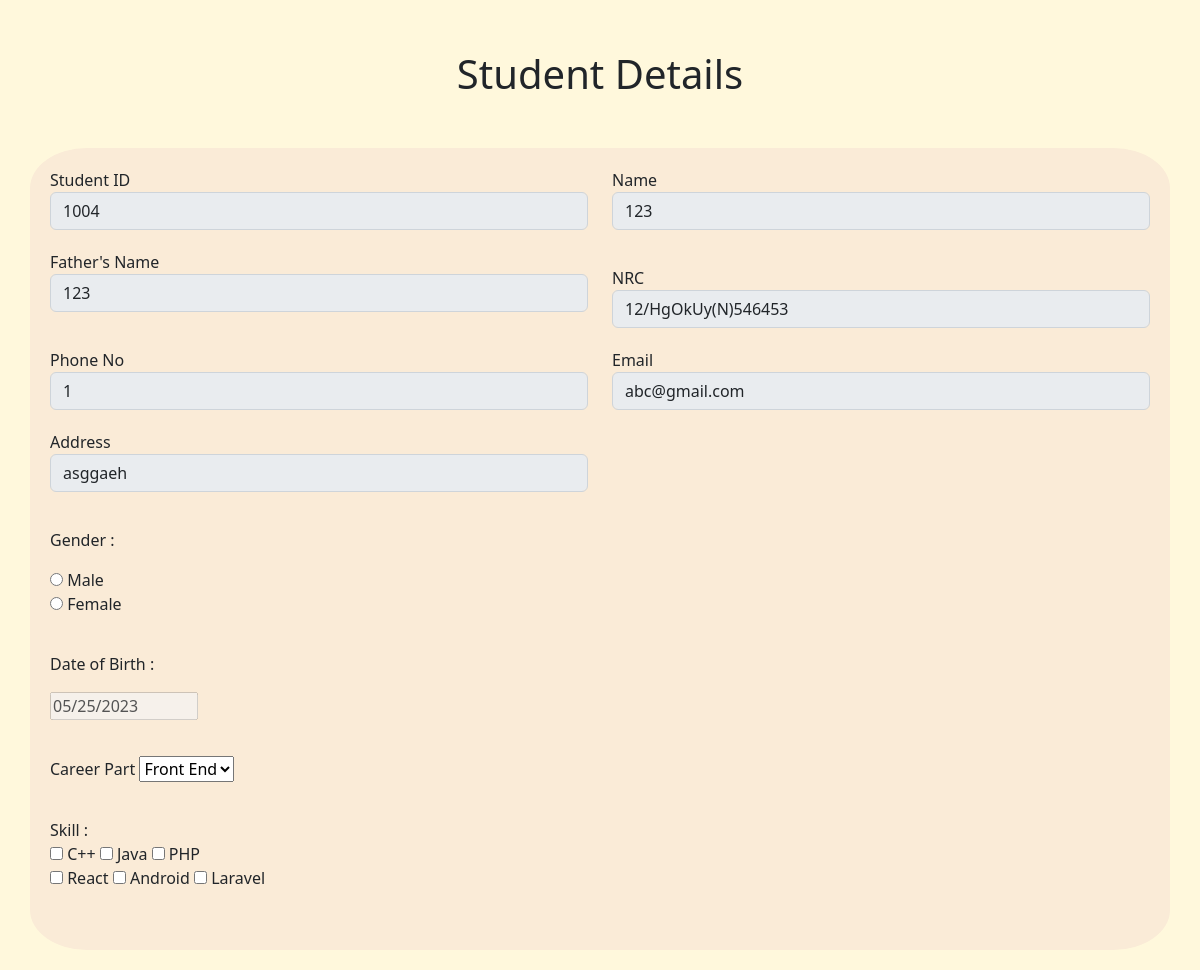
Screenshot of /detail.php?stu_id=1004 with the database file from the repository.
### tables this page shows
CREATE TABLE `students` (
  `id` int(11) NOT NULL,
  `student_id` int(11) NOT NULL,
  `name` varchar(50) NOT NULL,
  `father_name` varchar(50) NOT NULL,
  `nrc` varchar(50) NOT NULL,
  `phone_no` varchar(20) NOT NULL,
  `email` varchar(30) NOT NULL,
  `gender` varchar(11) NOT NULL,
  `dob` date NOT NULL,
  `address` varchar(100) NOT NULL,
  `career` varchar(11) NOT NULL,
  `skill` varchar(255) NOT NULL,
  `file` varchar(50) NOT NULL,
  `flag` int(11) NOT NULL,
  `created_at` date NOT NULL,
  `updated_at` date NOT NULL
);

### detail.php (the view, shortened to what this page needs)
<!DOCTYPE html>
<html lang="en">
<head>
    <link href="https://cdn.jsdelivr.net/npm/bootstrap@5.2.0-beta1/dist/css/bootstrap.min.css" rel="stylesheet">
    <link rel="stylesheet" href="style.css">
</head>
<body style="background-color: cornsilk;">
    <section style="margin-bottom: 20px;">
        <h1 style="text-align: center;margin: 50px 0;">Student Details</h1>
        <div class="container">
            <form action="add-data.php" method="post" enctype="multipart/form-data">
                <div class="row">
                <?php
                    require_once "conn.php";
                    if ($_GET) {
                        $stu_id =  $_GET['stu_id'];
                    }
                    $sql_query = "SELECT `student_id`, `name`, `father_name`, `nrc`, `phone_no`, `email`, `gender`, `dob`, `address`, `career`, `skill`, `file`
                                    FROM students WHERE `student_id`=$stu_id";
                    if ($result = $conn->query($sql_query)) {
                        while ($row = $result->fetch_assoc()) {
                            $stu_id = $row['student_id'];
                            $stu_name = $row['name'];
                            $email = $row['email'];
                            $f_name = $row['father_name'];
                            $nrc = $row['nrc'];
                            $phno = $row['gender'];
                            $dob = $row['dob'];
                            $address = $row['address'];
                        }
                    }
                    ?>
                    <div class="form-group col-lg-6">
                        <label for="">Student ID</label>
                        <?php
                        echo "<input type='text' name='stu_id' id='id' class='form-control' value=$stu_id disabled>";
                        ?>
                    </div>
                    <div class="form-group col-lg-6">
                        <label for="">Name</label>
                        <?php
                        echo "<input type='text' name='stu_name' id='stu_name' class='form-control' value=$stu_name disabled>";
                        ?>
                    </div>
                    <div class="form-group col-lg-6">
                        <label for="">Father's Name</label>
                        <?php
                        echo "<input type='text' name='f_name' id='f_name' class='form-control' value=$f_name disabled>";
                        ?>
                    </div>
                    <div class="form-group col-lg-6 mt-3">
                        <label for="">NRC</label>
                        <?php
                        echo "<input type='text' name='nrc' id='nrc' class='form-control' value=$nrc disabled>";
                        ?>
                    </div>
                    <div class="form-group col-lg-6">
                        <label for="">Phone No</label>
                        <?php
                        echo "<input type='text' name='phno' id='phno' class='form-control' value=$phno disabled>";
                        ?>
                    </div>
                    <div class="form-group col-lg-6">
                        <label for="">Email</label>
                        <?php
                        echo "<input type='text' name='email' id='email' class='form-control' value=$email disabled>";
                        ?>
                    </div>
                    <div class="form-group col-lg-6">
                        <label for="">Address</label>
                        <?php
                        echo "<input type='text' name='address' id='address' class='form-control' value=$address disabled>";
                        ?>
                    </div>
                    <div class="form-group col-lg-6"></div>
                    <div class="form-group col-lg-12 mt-3">
                        <p>Gender : </p>
                        <input type="radio" id="gender" name="gender" value=1>
                        <label for="gender">Male</label><br>
                        <input type="radio" id="gender" name="gender" value=2>
                        <label for="gender">Female</label><br>
                    </div>
                    <div class="form-group col-lg-12 mt-3">
                        <p>Date of Birth : </p>
                        <?php
                        echo "<input type='date' id='date' name='dob' value=$dob disabled>";
                        ?>
                    </div>
                    <div class="form-group col-lg-6 mt-3">
                    <label for="career">Career Part</label>
                    <select name="career" id="career">
                        <option value=1>Front End</option>
                    </select>
                    </div><div class="form-group col-lg-6"></div>
                    <div class="form-group col-lg-12 mt-3">
                        <label for="fileselect">Skill : </label>
                        <br>
                        <input type="checkbox" id="cpp" name="skills[]" value=1 />
                        <label>C++</label>
                        <input type="checkbox" id="jv" name="skills[]" value=2 />
                        <label>Java</label>
                        <input type="checkbox" id="php" name="skills[]" value=3 />
                        <label>PHP</label> <br>
                        <input type="checkbox" id="rct" name="skills[]" value=4 />
                        <label>React</label>
                        <input type="checkbox" id="and" name="skills[]" value=5 />
                        <label>Android</label>
                        <input type="checkbox" id="lrv" name="skills[]" value=6 />
                        <label>Laravel</label>
                    </div>
                </div>
            </form>
        </div>
    </section>
</body>
</html>

### style.css (style rules this page uses)
.container { max-width: auto; margin: 0 auto; padding: 20px; background-color: antiquewhite; border-radius: 5%; }
h1 { text-align: center; margin-bottom: 30px; }
.form-group { margin-bottom: 20px; }

### rows the page displays
students: stu_id "1004", stu_name "123", f_name "123", nrc "12/HgOkUy(N)546453", phno "1", email "abc@gmail.com", address "asggaeh", dob "05/25/2023"
